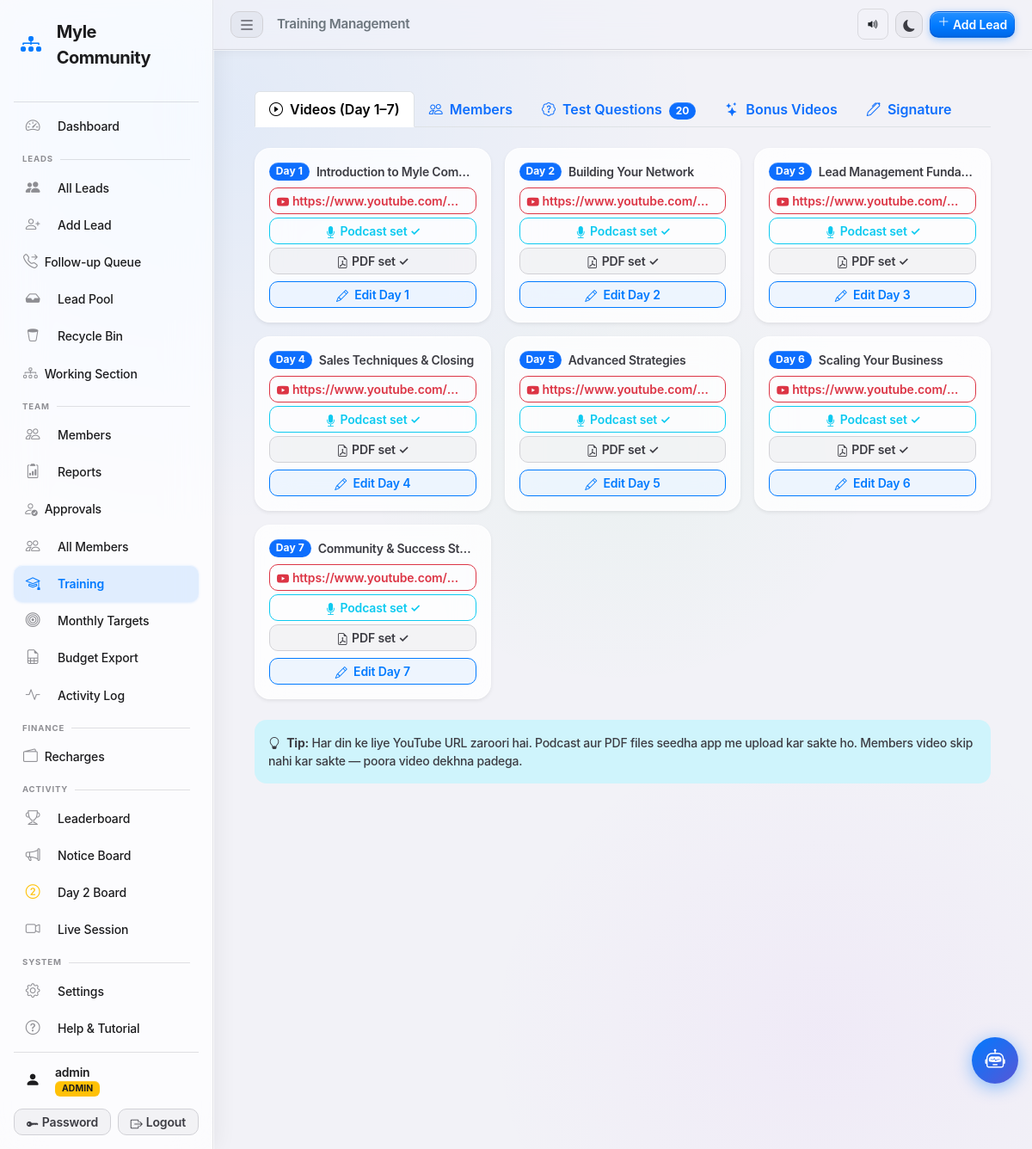
Page /admin/training (signed in) on the committed database.
### tables this page shows
CREATE TABLE training_videos (
            id          INTEGER PRIMARY KEY AUTOINCREMENT,
            day_number  INTEGER NOT NULL UNIQUE,
            title       TEXT    NOT NULL DEFAULT '',
            youtube_url TEXT    NOT NULL DEFAULT '',
            podcast_url TEXT    NOT NULL DEFAULT '',
            pdf_url     TEXT    NOT NULL DEFAULT '',
            description TEXT    NOT NULL DEFAULT '',
            created_at  TEXT    NOT NULL DEFAULT (datetime('now','localtime'))
        );

### app.py (the view)
@app.route('/admin/training')
@admin_required
def admin_training():
    db = get_db()
    videos = {v['day_number']: v for v in
              db.execute("SELECT * FROM training_videos ORDER BY day_number").fetchall()}
    members = db.execute(
        "SELECT username, joining_date, training_status, training_required, certificate_path, test_score "
        "FROM users WHERE role='team' AND status='approved' ORDER BY username"
    ).fetchall()
    all_progress = {}
    for m in members:
        prog = _get_training_progress(db, m['username'])
        all_progress[m['username']] = sum(1 for d in range(1, 8) if prog.get(d, 0))
    questions = db.execute(
        "SELECT * FROM training_questions ORDER BY sort_order, id"
    ).fetchall()
    bonus_videos = db.execute(
        "SELECT * FROM bonus_videos ORDER BY sort_order, id"
    ).fetchall()
    sig_file = _get_setting(db, 'admin_signature_file', '')
    db.close()
    return render_template('admin_training.html',
                           videos=videos,
                           members=members,
                           all_progress=all_progress,
                           days=range(1, 8),
                           questions=questions,
                           bonus_videos=bonus_videos,
                           sig_file=sig_file)

### app.py (called while the page is built, shortened)
def _check_session_valid():
    username = session.get('username')
    if not username:
        return False
    db = get_db()
    row = db.execute(
        "SELECT status FROM users WHERE username=?", (username,)
    ).fetchone()
    db.close()
    if not row or row['status'] != 'approved':
        session.clear()
        return False
    return True

def admin_required(f):
    @wraps(f)
    def decorated(*args, **kwargs):
        if 'username' not in session:
            flash('Please log in to continue.', 'warning')
            return redirect(url_for('login'))
        if not _check_session_valid():
            flash('Your account is no longer active. Please contact an admin.', 'danger')
            return redirect(url_for('login'))
        if session.get('role') != 'admin':
            flash('Admin access required.', 'danger')
            return redirect(url_for('team_dashboard'))
        return f(*args, **kwargs)
    return decorated

def _get_setting(db, key, default=''):
    row = db.execute("SELECT value FROM app_settings WHERE key=?", (key,)).fetchone()
    return row['value'] if row else default

@app.context_processor
def inject_pending_count():
    if session.get('role') == 'admin':
        db  = get_db()
        row = db.execute("""
            SELECT
              (SELECT COUNT(*) FROM users           WHERE status='pending') as pu,
              (SELECT COUNT(*) FROM wallet_recharges WHERE status='pending') as wp
        """).fetchone()
        db.close()
        return {'pending_count': row['pu'], 'wallet_pending': row['wp'], 'has_pending_work': False}

@app.before_request
def csrf_protect():
    if '_csrf_token' not in session:
        session['_csrf_token'] = secrets.token_hex(32)
    if request.method in ('GET', 'HEAD', 'OPTIONS', 'TRACE'):
        return

@app.context_processor
def inject_csrf_token():
    return {'csrf_token': session.get('_csrf_token', '')}

@app.before_request
def training_gate():
    if any(request.path.startswith(p) for p in _TRAINING_EXEMPT):
        return
    if 'username' not in session:
        return
    if session.get('role') == 'admin':
        return
    ts = session.get('training_status', 'not_required')
    if ts not in ('not_required', 'unlocked'):
        return redirect(url_for('training_home'))

### templates/admin_training.html (shortened to what this page needs)
{% extends "base.html" %}
{% block page_title %}Training Management{% endblock %}
{% block content %}
<div class="container-fluid p-3 p-md-4">
  <ul class="nav nav-tabs mb-4" id="trainingTabs" role="tablist">
    <li class="nav-item">
      <button class="nav-link active fw-semibold" data-bs-toggle="tab" data-bs-target="#videosTab">
        <i class="bi bi-play-circle me-1"></i> Videos (Day 1–7)
      </button>
    </li>
    <li class="nav-item">
      <button class="nav-link fw-semibold" data-bs-toggle="tab" data-bs-target="#membersTab">
        <i class="bi bi-people me-1"></i> Members
      </button>
    </li>
    <li class="nav-item">
      <button class="nav-link fw-semibold" id="testTabBtn" data-bs-toggle="tab" data-bs-target="#testTab">
        <i class="bi bi-patch-question me-1"></i> Test Questions
        <span class="badge bg-primary rounded-pill ms-1">{{ questions|length }}</span>
      </button>
    </li>
    <li class="nav-item">
      <button class="nav-link fw-semibold" id="bonusTabBtn" data-bs-toggle="tab" data-bs-target="#bonusTab">
        <i class="bi bi-stars me-1"></i> Bonus Videos
      </button>
    </li>
    <li class="nav-item">
      <button class="nav-link fw-semibold" id="sigTabBtn" data-bs-toggle="tab" data-bs-target="#sigTab">
        <i class="bi bi-pen me-1"></i> Signature
      </button>
    </li>
  </ul>
  <div class="tab-content">
    <div class="tab-pane fade show active" id="videosTab">
      <div class="row g-3">
        {% for d in days %}
        {% set vid = videos.get(d) %}
        <div class="col-12 col-md-6 col-lg-4">
          <div class="card border-0 shadow-sm h-100 rounded-3">
            <div class="card-body p-3">
              <div class="d-flex align-items-center gap-2 mb-2">
                <span class="badge bg-primary rounded-pill">Day {{ d }}</span>
                <span class="fw-semibold small text-truncate">
                  {{ vid.title if vid and vid.title else 'Not configured' }}
                </span>
              </div>
              {% if vid and vid.youtube_url %}
              <div class="mb-1">
                <a href="{{ vid.youtube_url }}" target="_blank"
                   class="btn btn-sm btn-outline-danger w-100 text-truncate">
                  <i class="bi bi-youtube me-1"></i>{{ vid.youtube_url | truncate(40) }}
                </a>
              </div>
              {% endif %}
              {% if vid and vid.podcast_url %}
              <div class="mb-1">
                <a href="{{ vid.podcast_url }}" target="_blank"
                   class="btn btn-sm btn-outline-info w-100 text-truncate">
                  <i class="bi bi-mic-fill me-1"></i>Podcast set ✓
                </a>
              </div>
              {% endif %}
              {% if vid and vid.pdf_url %}
              <div class="mb-2">
                <a href="{{ vid.pdf_url }}" target="_blank"
                   class="btn btn-sm btn-outline-secondary w-100 text-truncate">
                  <i class="bi bi-file-earmark-pdf me-1"></i>PDF set ✓
                </a>
              </div>
              {% endif %}
              <button class="btn btn-sm btn-outline-primary w-100"
                      data-bs-toggle="collapse"
                      data-bs-target="#editDay{{ d }}">
                <i class="bi bi-pencil me-1"></i> {{ 'Edit' if vid else 'Add' }} Day {{ d }}
              </button>
            </div>
          </div>
        </div>
        {% endfor %}
      </div>
      <div class="mt-4 alert alert-info border-0 rounded-3 small">
        <i class="bi bi-lightbulb me-1"></i>
        <strong>Tip:</strong> Har din ke liye YouTube URL zaroori hai. Podcast aur PDF files seedha app me upload kar sakte ho.
        Members video skip nahi kar sakte — poora video dekhna padega.
      </div>
    </div>
  </div>
</div>
{% endblock %}

### static/css/style.css (style rules this page uses)
:root { --ios-blue: #007AFF; --ios-blue-dk: #0055CC; --ios-blue-lt: #60AAFF; --ios-green: #30D158; --ios-red: #FF453A; --ios-orange: #FF9F0A; --ios-yellow: #FFD60A; --ios-purple: #BF5AF2; --ios-pink: #FF375F; --ios-teal: #40CBE0; --ios-indigo: #5E5CE6; --ios-mint: #63E6E2; --ios-cyan: #32ADE6; --bg-base: #F0F0F5; --bg-primary: #F2F2F7; --bg-card: rgba(255,255,255,0.80); --bg-card-solid: #FFFFFF; --bg-elevated: rgba(255,255,255,0.95); --bg-glass: rgba(255,255,255,0.60); --bg-glass-heavy: rgba(255,255,255,0.82); --bg-tinted: rgba(0,122,255,0.04); --mesh-bg: radial-gradient(ellipse 80% 60% at 20% 10%, rgba(0,122,255,0.07) 0%, transparent 60%), radial-gradient(ellipse 60% 50% at 80% 90%, rgba(191,90,242,0.05) 0%, transparent 55%), radial-gradient(ellipse 50% 40% at 60% 40%, rgba(48,209,88,0.04) 0%, transparent 50%), #F2F2F7; --label-1: #1C1C1E; --label-2: #3C3C43; --label-3: #6C6C70; --label-4: #909094; --label-link: #007AFF; --sep: rgba(60,60,67,0.15); --sep-strong: rgba(60,60,67,0.25); --sep-opaque: #D1D1D6; --fill-1: rgba(120,120,128,0.22); --fill-2: rgba(120,120,128,0.17); --fill-3: rgba(120,120,128,0.12); --fill-4: rgba(120,120,128,0.07); --fill-blue: rgba(0,122,255,0.10); --fill-blue-lt: rgba(0,122,255,0.06); --sidebar-w: 248px; --sidebar-bg: rgba(255,255,255,0.72); --sidebar-border: rgba(60,60,67,0.12); --sidebar-text: #1C1C1E; --sidebar-muted: #8E8E93; --sidebar-active-bg: rgba(0,122,255,0.11); --sidebar-active: #007AFF; --sidebar-hover: rgba(0,0,0,0.05); --r-xs: 6px; --r-sm: 10px; --r-md: 14px; --r-lg: 20px; --r-xl: 24px; --r-card: 18px; --shadow-xs: 0 1px 3px rgba(0,0,0,0.05), 0 1px 2px rgba(0,0,0,0.04); --shadow-sm: 0 2px 12px rgba(0,0,0,0.07), 0 1px 3px rgba(0,0,0,0.05), inset 0 1px 0 rgba(255,255,255,0.9); --shadow-md: 0 6px 24px rgba(0,0,0,0.09), 0 2px 8px rgba(0,0,0,0.06), inset 0 1px 0 rgba(255,255,255,0.95); --shadow-lg: 0 12px 40px rgba(0,0,0,0.12), 0 4px 16px rgba(0,0,0,0.07), inset 0 1px 0 rgba(255,255,255,1); --shadow-card: var(--shadow-sm); --glass-inset: inset 0 1px 0 rgba(255,255,255,0.85), inset 0 -1px 0 rgba(0,0,0,0.04); --glass-border: rgba(255,255,255,0.6); --font: -apple-system, BlinkMacSystemFont, 'SF Pro Display', 'SF Pro Text', 'Inter', 'Helvetica Neue', sans-serif; --font-mono: 'SF Mono', 'Cascadia Code', 'Fira Code', monospace; --progress-h-xs: 3px; --progress-h-sm: 5px; --progress-h-md: 8px; --radius-card: var(--r-card); --color-wa: #25D366; --color-wa-dark: #1ea34b; --fs-label-xs: 0.65rem; --fs-label-sm: 0.75rem; --fs-label-md: 0.82rem; --fs-section-title: 0.70rem; }
*, *::before, *::after { box-sizing: border-box; }
body { font-family: var(--font); background: var(--mesh-bg); background-attachment: fixed; color: var(--label-1); -webkit-font-smoothing: antialiased; -moz-osx-font-smoothing: grayscale; animation: pageFadeIn 0.28s cubic-bezier(0.4,0,0.2,1); overflow-x: hidden; max-width: 100vw; letter-spacing: -0.015em; min-height: 100vh; }
.card { background: var(--bg-card) !important; border: 1px solid var(--glass-border) !important; border-radius: var(--r-card) !important; box-shadow: var(--shadow-sm); backdrop-filter: blur(20px) saturate(150%); -webkit-backdrop-filter: blur(20px) saturate(150%); transition: box-shadow 0.25s ease, transform 0.25s cubic-bezier(0.4,0,0.2,1); color: var(--label-1); position: relative; overflow: hidden; }
.card::before { content: ''; position: absolute; top: 0; left: 0; right: 0; height: 1px; background: linear-gradient(90deg, transparent, rgba(255,255,255,0.9) 40%, rgba(255,255,255,0.9) 60%, transparent); pointer-events: none; z-index: 1; border-radius: var(--r-card) var(--r-card) 0 0; }
.card-body { color: var(--label-1); }
.btn { font-family: var(--font); font-weight: 600; border-radius: var(--r-sm); transition: all 0.18s cubic-bezier(0.4,0,0.2,1); letter-spacing: -0.01em; position: relative; overflow: hidden; }
.btn-outline-primary { color: var(--ios-blue) !important; border-color: var(--ios-blue) !important; background: var(--fill-blue-lt) !important; }
.btn-outline-secondary { color: var(--label-2) !important; border-color: var(--sep-opaque) !important; background: var(--fill-4) !important; }
.btn .bi,a.btn .bi { vertical-align:-0.125em;line-height:0; }
.badge { font-family:var(--font);font-weight:700;border-radius:6px; letter-spacing:0.01em; box-shadow: inset 0 1px 0 rgba(255,255,255,0.2); }
.alert { border-radius:var(--r-md)!important; font-size:0.875rem;font-weight:500; backdrop-filter: blur(12px); }
.small, small { color: var(--label-2); }

### rows in the picture
training_videos: title "Introduction to Myle Com…", youtube_url "https://www.youtube.com/w…"
training_videos: title "Building Your Network", youtube_url "https://www.youtube.com/w…"
training_videos: title "Lead Management Funda…", youtube_url "https://www.youtube.com/w…"
training_videos: title "Sales Techniques & Closing", youtube_url "https://www.youtube.com/w…"
training_videos: title "Advanced Strategies", youtube_url "https://www.youtube.com/w…"
training_videos: title "Scaling Your Business", youtube_url "https://www.youtube.com/w…"
training_videos: title "Community & Success St…", youtube_url "https://www.youtube.com/w…"

### other values in the picture
{{ session.get('username', '') }} "admin"
{{ session.get('role', '') | upper }} "ADMIN"
{{ questions|length }} "20"
{{ d }} "1" "2" "3" "4" "5" "6" "7"
{{ 'Edit' if vid else 'Add' }} "Edit" "Edit" "Edit" "Edit" "Edit" "Edit" "Edit"
